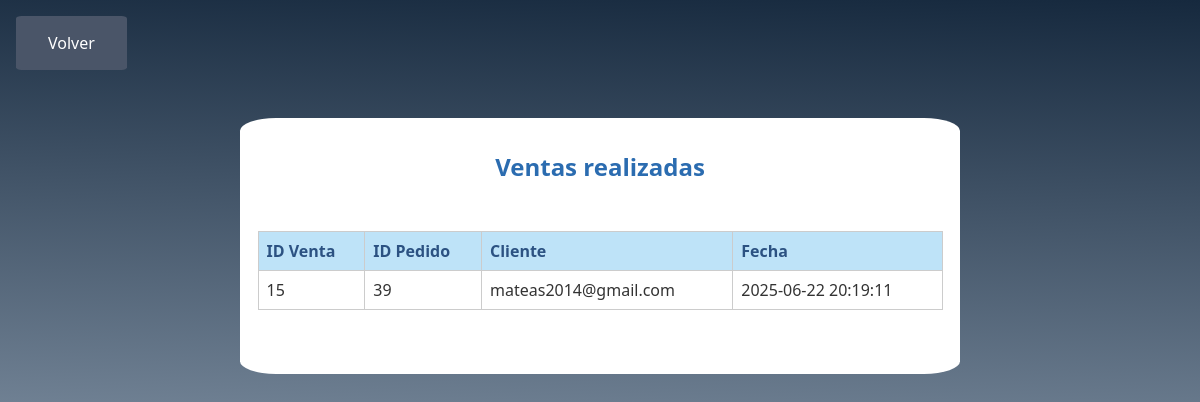
Screenshot of /admin/estado_cuenta.php (signed in) with the database file from the repository.
### tables this page shows
CREATE TABLE `ventas_realizadas` (
  `id_venta` int(11) NOT NULL,
  `id_pedido` int(11) NOT NULL,
  `fecha` datetime NOT NULL
);

CREATE TABLE `clientes` (
  `id_cliente` int(11) NOT NULL,
  `correo` varchar(100) NOT NULL,
  `clave` varchar(255) NOT NULL
);

### admin/estado_cuenta.php (the view, shortened to what this page needs)
<?php
include("../includes/conexion.php");
$ventas = $conn->query("
    SELECT v.*, c.correo
    FROM ventas_realizadas v
    JOIN pedidos p ON v.id_pedido = p.id_pedido
    JOIN clientes c ON p.id_cliente = c.id_cliente
    ORDER BY v.fecha DESC
");
?>
<!DOCTYPE html>
<html lang="es">
<head>
    <link rel="stylesheet" href="../css/estilos.css">
</head>
<body>
    <a href="panel.php" class="boton-volver">Volver</a>
    <div class="conteiner2">
    <h2>Ventas realizadas</h2>
    <table>
        <tr>
            <th>ID Venta</th>
            <th>ID Pedido</th>
            <th>Cliente</th>
            <th>Fecha</th>
        </tr>
        <?php while ($row = $ventas->fetch_assoc()): ?>
        <tr>
            <td><?= $row['id_venta'] ?></td>
            <td><?= $row['id_pedido'] ?></td>
            <td><?= $row['correo'] ?></td>
            <td><?= $row['fecha'] ?></td>
        </tr>
        <?php endwhile; ?>
    </table>
    </div>
</body>
</html>

### css/estilos.css (style rules this page uses)
* { margin: 0; padding: 0; box-sizing: content-box; }
body { font-family: 'Segoe UI', Tahoma, Geneva, Verdana, sans-serif; background: linear-gradient(2deg, hsl(211, 33%, 81%), #16293e); background-repeat: no-repeat; background-size: cover; color: #333333; background-attachment: fixed; margin: 0; padding: 0; }
.conteiner2 { background-color: white; width: 90vh; padding-bottom: 1rem; display: block; border-radius: 5%; align-items: center; margin: 0 auto; }
h2 { padding-top: 2rem; text-align: center; margin-top: 2rem; color: #2b6cb0; }
.boton-volver { margin: 10px 10px; }
table { width: 95%; margin: 3rem auto; border-collapse: collapse; }
table th, table td { padding: 0.5rem ; border: 1px solid #ccc; text-align: left; }
table th { background-color: #bee3f8; color: #2c5282; }
.boton-volver { display: inline-block; margin: 1rem 1rem; padding: 1rem 2rem; background-color: #4a5568; color: white; border-radius: 5%; text-decoration: none; text-align: center; transition: background 0.3s ease; }

### rows the page displays
ventas_realizadas: id_venta "15", id_pedido "39", clientes.correo "mateas2014@gmail.com", fecha "2025-06-22 20:19:11"
